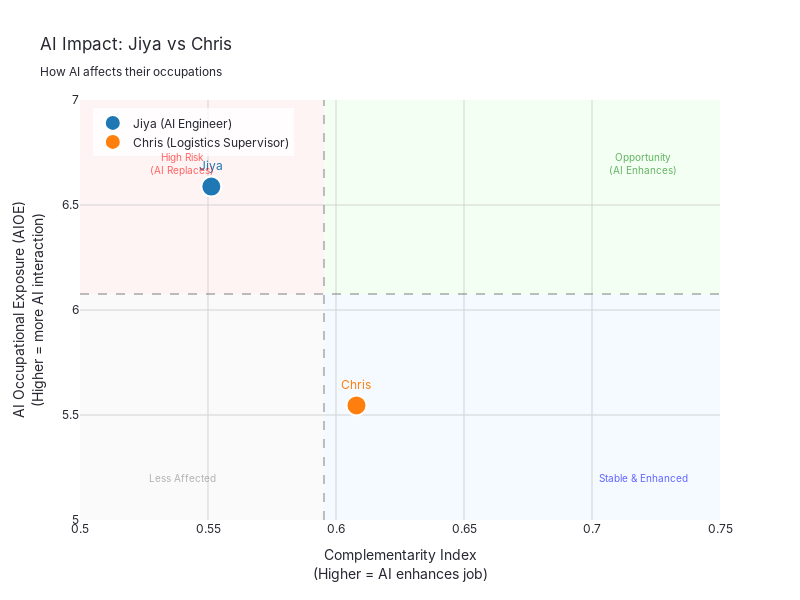

Notebook code cell kept with this figure:
### Markdown cell above
# AI Exposure Quadrant Chart for Jiya vs Chris
Plotting AI Occupational Exposure (AIOE) vs Complementarity to show which jobs are enhanced vs replaced by AI

### Code cell
import plotly.graph_objects as go
import numpy as np

# Jiya and Chris data points
personas = {
    'Jiya (AI Engineer)': {
        'category': 'Computer and information systems professionals',
        'aioe': 6.5877,
        'complementarity': 0.5513,
        'color': '#1f77b4'
    },
    'Chris (Logistics Supervisor)': {
        'category': 'Sales and service supervisors',
        'aioe': 6.0866,
        'complementarity': 0.604,
        'color': '#ff7f0e'
    }
}

# Calculate median values for quadrant lines (from the full dataset)
median_aioe = 6.0758  # Total average from data
median_comp = 0.5953  # Total average from data

# Create figure with flipped axes (AIOE on x, complementarity on y)
fig_aioe = go.Figure()

# Add quadrant background rectangles (flipped)
fig_aioe.add_shape(type="rect", x0=5.0, y0=median_comp, x1=median_aioe, y1=0.75,
              fillcolor="rgba(200,255,200,0.2)", line_width=0, layer="below")  # Low exposure, high comp
fig_aioe.add_shape(type="rect", x0=median_aioe, y0=median_comp, x1=7.0, y1=0.75,
              fillcolor="rgba(255,255,200,0.2)", line_width=0, layer="below")  # High exposure, high comp
fig_aioe.add_shape(type="rect", x0=5.0, y0=0.5, x1=median_aioe, y1=median_comp,
              fillcolor="rgba(230,230,230,0.2)", line_width=0, layer="below")  # Low exposure, low comp
fig_aioe.add_shape(type="rect", x0=median_aioe, y0=0.5, x1=7.0, y1=median_comp,
              fillcolor="rgba(255,200,200,0.2)", line_width=0, layer="below")  # High exposure, low comp

# Add quadrant dividing lines
fig_aioe.add_vline(x=median_aioe, line_dash="dash", line_color="gray", opacity=0.5)
fig_aioe.add_hline(y=median_comp, line_dash="dash", line_color="gray", opacity=0.5)

# Add persona data points
for name, data in personas.items():
    fig_aioe.add_trace(go.Scatter(
        x=[data['aioe']],
        y=[data['complementarity']],
        mode='markers+text',
        name=name,
        marker=dict(size=20, color=data['color'], line=dict(width=2, color='white')),
        text=[name.split('(')[0].strip()],
        textposition="top center",
        textfont=dict(size=12, color=data['color'], family='Inter'),
        hovertemplate=f"<b>{name}</b><br>" +
                      f"Category: {data['category']}<br>" +
                      f"AI Exposure: {data['aioe']:.2f}<br>" +
                      f"Complementarity: {data['complementarity']:.2f}<br>" +
                      "<extra></extra>"
    ))

# Add quadrant labels (adjusted for flipped axes)
fig_aioe.add_annotation(x=5.5, y=0.68, text="Low Risk<br>(Stable)", 
                   showarrow=False, font=dict(size=9, color="green"), opacity=0.6)
fig_aioe.add_annotation(x=6.6, y=0.68, text="Opportunity<br>(AI Enhances)", 
                   showarrow=False, font=dict(size=9, color="#228B22"), opacity=0.6)
fig_aioe.add_annotation(x=5.5, y=0.54, text="Less Affected", 
                   showarrow=False, font=dict(size=9, color="gray"), opacity=0.6)
fig_aioe.add_annotation(x=6.6, y=0.54, text="High Risk<br>(AI Replaces)", 
                   showarrow=False, font=dict(size=9, color="red"), opacity=0.6)

# Update layout
fig_aioe.update_layout(
    title="AI Impact: Complementarity vs Exposure",
    xaxis_title="AI Occupational Exposure (AIOE)",
    yaxis_title="Complementarity Index",
    xaxis=dict(range=[5.0, 7.0], showgrid=True, gridcolor='lightgray'),
    yaxis=dict(range=[0.5, 0.75], showgrid=True, gridcolor='lightgray'),
    height=400,
    width=600,
    plot_bgcolor='white',
    paper_bgcolor='white',
    font=dict(family='Inter, sans-serif', color='#262730'),
    showlegend=False
)

fig_aioe.show()

### Figure 1 — Plotly figure (JSON) as saved in the notebook; plotly's stock layout.template omitted (floating-point values rounded to 4 significant figures)
{"data": [{"hovertemplate": "<b>Jiya (AI Engineer)</b><br>Category: Computer and information systems professionals<br>AI Exposure: 6.59<br>Complementarity: 0.55<br><extra></extra>", "marker": {"color": "#1f77b4", "line": {"color": "white", "width": 2}, "size": 20}, "mode": "markers+text", "name": "Jiya (AI Engineer)", "text": ["Jiya"], "textfont": {"color": "#1f77b4", "family": "Inter", "size": 12}, "textposition": "top center", "type": "scatter", "x": [0.5513], "y": [6.588]}, {"hovertemplate": "<b>Chris (Logistics Supervisor)</b><br>Category: Transport and heavy equipment operators<br>AI Exposure: 5.55<br>Complementarity: 0.61<br><extra></extra>", "marker": {"color": "#ff7f0e", "line": {"color": "white", "width": 2}, "size": 20}, "mode": "markers+text", "name": "Chris (Logistics Supervisor)", "text": ["Chris"], "textfont": {"color": "#ff7f0e", "family": "Inter", "size": 12}, "textposition": "top center", "type": "scatter", "x": [0.608], "y": [5.546]}], "layout": {"annotations": [{"font": {"color": "red", "size": 10}, "opacity": 0.6, "showarrow": false, "text": "High Risk<br>(AI Replaces)", "x": 0.54, "y": 6.7}, {"font": {"color": "green", "size": 10}, "opacity": 0.6, "showarrow": false, "text": "Opportunity<br>(AI Enhances)", "x": 0.72, "y": 6.7}, {"font": {"color": "gray", "size": 10}, "opacity": 0.6, "showarrow": false, "text": "Less Affected", "x": 0.54, "y": 5.2}, {"font": {"color": "blue", "size": 10}, "opacity": 0.6, "showarrow": false, "text": "Stable & Enhanced", "x": 0.72, "y": 5.2}], "font": {"color": "#262730", "family": "Inter, sans-serif"}, "height": 600, "legend": {"bgcolor": "rgba(255,255,255,0.8)", "x": 0.02, "y": 0.98}, "paper_bgcolor": "white", "plot_bgcolor": "white", "shapes": [{"fillcolor": "rgba(255,200,200,0.2)", "layer": "below", "line": {"width": 0}, "type": "rect", "x0": 0.5, "x1": 0.5953, "y0": 6.076, "y1": 7}, {"fillcolor": "rgba(200,255,200,0.2)", "layer": "below", "line": {"width": 0}, "type": "rect", "x0": 0.5953, "x1": 0.75, "y0": 6.076, "y1": 7}, {"fillcolor": "rgba(230,230,230,0.2)", "layer": "below", "line": {"width": 0}, "type": "rect", "x0": 0.5, "x1": 0.5953, "y0": 5, "y1": 6.076}, {"fillcolor": "rgba(200,230,255,0.2)", "layer": "below", "line": {"width": 0}, "type": "rect", "x0": 0.5953, "x1": 0.75, "y0": 5, "y1": 6.076}, {"line": {"color": "gray", "dash": "dash"}, "opacity": 0.5, "type": "line", "x0": 0, "x1": 1, "xref": "x domain", "y0": 6.076, "y1": 6.076, "yref": "y"}, {"line": {"color": "gray", "dash": "dash"}, "opacity": 0.5, "type": "line", "x0": 0.5953, "x1": 0.5953, "xref": "x", "y0": 0, "y1": 1, "yref": "y domain"}], "showlegend": true, "title": {"text": "AI Impact: Jiya vs Chris<br><sub>How AI affects their occupations</sub>"}, "width": 800, "xaxis": {"gridcolor": "lightgray", "range": [0.5, 0.75], "showgrid": true, "title": {"text": "Complementarity Index<br>(Higher = AI enhances job)"}}, "yaxis": {"gridcolor": "lightgray", "range": [5, 7], "showgrid": true, "title": {"text": "AI Occupational Exposure (AIOE)<br>(Higher = more AI interaction)"}}}}
